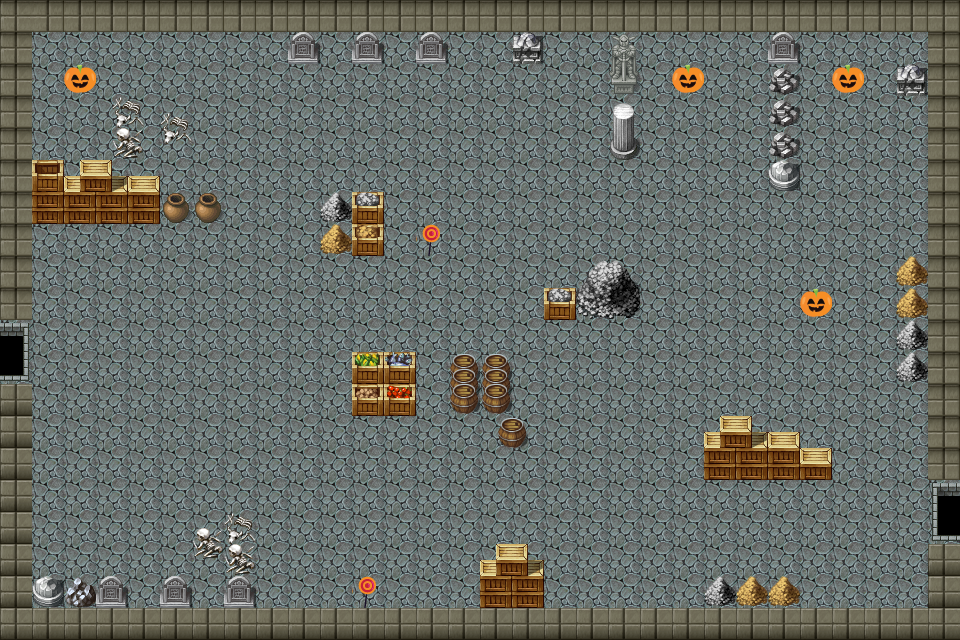

The image is a tile-based game level rendered from a .tmx file. Its description and complete source (layers, tilesets, objects, tile grids) follow:
An orthogonal 30x20 tile map with 32x32 px tiles, 4 tile layers (ground, fence, obstacle, itemLayer), 5 tilesets and 6 objects (ghost1, ghost2, bat1, bat2, bat3, ...).

<map version="1.5" tiledversion="1.7.2" orientation="orthogonal" renderorder="right-down" width="30" height="20" tilewidth="32" tileheight="32" infinite="0" nextlayerid="7" nextobjectid="11">
 <editorsettings>
  <export target="underground.json" format="json" />
 </editorsettings>
 <tileset firstgid="1" name="decoration" tilewidth="32" tileheight="32" tilecount="2016" columns="32">
  <image source="decoration.png" width="1024" height="2016" />
 </tileset>
 <tileset firstgid="2017" name="Scenery" tilewidth="32" tileheight="32" tilecount="256" columns="16">
  <image source="Scenery.png" width="512" height="512" />
 </tileset>
 <tileset firstgid="2273" name="pipoya" tilewidth="32" tileheight="32" tilecount="1064" columns="8">
  <image source="pipoya.png" width="256" height="4256" />
 </tileset>
 <tileset firstgid="3337" name="grass" tilewidth="32" tileheight="32" tilecount="192" columns="16">
  <image source="grass.png" width="512" height="384" />
 </tileset>
 <tileset firstgid="3529" name="item" tilewidth="32" tileheight="32" tilecount="16" columns="4">
  <image source="item.png" width="128" height="128" />
 </tileset>
 <layer id="1" name="ground" width="30" height="20">
  <data encoding="csv">
80,80,80,80,80,80,80,80,80,80,80,80,80,80,80,80,80,80,80,80,80,80,80,80,80,80,80,80,80,80,
80,80,80,80,80,80,80,80,80,80,80,80,80,80,80,80,80,80,80,80,80,80,80,80,80,80,80,80,80,80,
80,80,80,80,80,80,80,80,80,80,80,80,80,80,80,80,80,80,80,80,80,80,80,80,80,80,80,80,80,80,
80,80,80,80,80,80,80,80,80,80,80,80,80,80,80,80,80,80,80,80,80,80,80,80,80,80,80,80,80,80,
80,80,80,80,80,80,80,80,80,80,80,80,80,80,80,80,80,80,80,80,80,80,80,80,80,80,80,80,80,80,
80,80,80,80,80,80,80,80,80,80,80,80,80,80,80,80,80,80,80,80,80,80,80,80,80,80,80,80,80,80,
80,80,80,80,80,80,80,80,80,80,80,80,80,80,80,80,80,80,80,80,80,80,80,80,80,80,80,80,80,80,
80,80,80,80,80,80,80,80,80,80,80,80,80,80,80,80,80,80,80,80,80,80,80,80,80,80,80,80,80,80,
80,80,80,80,80,80,80,80,80,80,80,80,80,80,80,80,80,80,80,80,80,80,80,80,80,80,80,80,80,80,
80,80,80,80,80,80,80,80,80,80,80,80,80,80,80,80,80,80,80,80,80,80,80,80,80,80,80,80,80,80,
80,80,80,80,80,80,80,80,80,80,80,80,80,80,80,80,80,80,80,80,80,80,80,80,80,80,80,80,80,80,
80,80,80,80,80,80,80,80,80,80,80,80,80,80,80,80,80,80,80,80,80,80,80,80,80,80,80,80,80,80,
80,80,80,80,80,80,80,80,80,80,80,80,80,80,80,80,80,80,80,80,80,80,80,80,80,80,80,80,80,80,
80,80,80,80,80,80,80,80,80,80,80,80,80,80,80,80,80,80,80,80,80,80,80,80,80,80,80,80,80,80,
80,80,80,80,80,80,80,80,80,80,80,80,80,80,80,80,80,80,80,80,80,80,80,80,80,80,80,80,80,80,
80,80,80,80,80,80,80,80,80,80,80,80,80,80,80,80,80,80,80,80,80,80,80,80,80,80,80,80,80,80,
80,80,80,80,80,80,80,80,80,80,80,80,80,80,80,80,80,80,80,80,80,80,80,80,80,80,80,80,80,80,
80,80,80,80,80,80,80,80,80,80,80,80,80,80,80,80,80,80,80,80,80,80,80,80,80,80,80,80,80,80,
80,80,80,80,80,80,80,80,80,80,80,80,80,80,80,80,80,80,80,80,80,80,80,80,80,80,80,80,80,80,
80,80,80,80,80,80,80,80,80,80,80,80,80,80,80,80,80,80,80,80,80,80,80,80,80,80,80,80,80,80
</data>
 </layer>
 <layer id="2" name="fence" width="30" height="20">
  <data encoding="csv">
859,860,860,860,860,860,860,860,860,860,860,860,860,860,860,860,860,860,860,860,860,860,860,860,860,860,860,860,860,860,
859,0,0,0,0,0,0,0,0,0,0,0,0,0,0,0,0,0,0,0,0,0,0,0,0,0,0,0,0,860,
859,0,0,0,0,0,0,0,0,0,0,0,0,0,0,0,0,0,0,0,0,0,0,0,0,0,0,0,0,860,
859,0,0,0,0,0,0,0,0,0,0,0,0,0,0,0,0,0,0,0,0,0,0,0,0,0,0,0,0,860,
859,0,0,0,0,0,0,0,0,0,0,0,0,0,0,0,0,0,0,0,0,0,0,0,0,0,0,0,0,860,
859,0,0,0,0,0,0,0,0,0,0,0,0,0,0,0,0,0,0,0,0,0,0,0,0,0,0,0,0,860,
859,0,0,0,0,0,0,0,0,0,0,0,0,0,0,0,0,0,0,0,0,0,0,0,0,0,0,0,0,860,
859,0,0,0,0,0,0,0,0,0,0,0,0,0,0,0,0,0,0,0,0,0,0,0,0,0,0,0,0,860,
859,0,0,0,0,0,0,0,0,0,0,0,0,0,0,0,0,0,0,0,0,0,0,0,0,0,0,0,0,860,
859,0,0,0,0,0,0,0,0,0,0,0,0,0,0,0,0,0,0,0,0,0,0,0,0,0,0,0,0,860,
3410,0,0,0,0,0,0,0,0,0,0,0,0,0,0,0,0,0,0,0,0,0,0,0,0,0,0,0,0,860,
3426,0,0,0,0,0,0,0,0,0,0,0,0,0,0,0,0,0,0,0,0,0,0,0,0,0,0,0,0,860,
891,0,0,0,0,0,0,0,0,0,0,0,0,0,0,0,0,0,0,0,0,0,0,0,0,0,0,0,0,860,
891,0,0,0,0,0,0,0,0,0,0,0,0,0,0,0,0,0,0,0,0,0,0,0,0,0,0,0,0,860,
891,0,0,0,0,0,0,0,0,0,0,0,0,0,0,0,0,0,0,0,0,0,0,0,0,0,0,0,0,860,
891,0,0,0,0,0,0,0,0,0,0,0,0,0,0,0,0,0,0,0,0,0,0,0,0,0,0,0,0,3409,
891,0,0,0,0,0,0,0,0,0,0,0,0,0,0,0,0,0,0,0,0,0,0,0,0,0,0,0,0,3425,
891,0,0,0,0,0,0,0,0,0,0,0,0,0,0,0,0,0,0,0,0,0,0,0,0,0,0,0,0,891,
891,0,0,0,0,0,0,0,0,0,0,0,0,0,0,0,0,0,0,0,0,0,0,0,0,0,0,0,0,891,
891,891,891,891,891,891,891,891,891,891,891,891,891,891,891,891,891,891,891,891,891,891,891,891,891,891,891,891,891,891
</data>
 </layer>
 <layer id="3" name="obstacle" width="30" height="20">
  <data encoding="csv">
0,0,0,0,0,0,0,0,0,0,0,0,0,0,0,0,0,0,0,0,0,0,0,0,0,0,0,0,0,0,
0,0,0,0,0,0,0,0,0,2095,0,2095,0,2095,0,0,1947,0,0,3181,0,0,0,0,2095,0,0,0,0,0,
0,0,0,0,0,0,0,0,0,0,0,0,0,0,0,0,0,0,0,3189,0,0,0,0,1833,0,0,0,1947,0,
0,0,0,2173,2174,2175,0,0,0,0,0,0,0,0,0,0,0,0,0,1610,0,0,0,0,1833,0,0,0,0,0,
0,0,0,2189,2190,2191,0,0,0,0,0,0,0,0,0,0,0,0,0,1642,0,0,0,0,1833,0,0,0,0,0,
0,2195,2196,2197,2198,0,0,0,0,0,0,0,0,0,0,0,0,0,0,0,0,0,0,0,1802,0,0,0,0,0,
0,2211,2212,2213,2214,3130,3130,0,0,0,2219,2220,0,0,0,0,0,0,0,0,0,0,0,0,0,0,0,0,0,0,
0,0,0,0,0,0,0,0,0,0,2217,2218,0,0,0,0,0,0,0,0,0,0,0,0,0,0,0,0,0,0,
0,0,0,0,0,0,0,0,0,0,0,0,0,0,0,0,0,0,1911,1912,0,0,0,0,0,0,0,0,2217,0,
0,0,0,0,0,0,0,0,0,0,0,0,0,0,0,0,0,2220,1943,1944,0,0,0,0,0,0,0,0,2217,0,
0,0,0,0,0,0,0,0,0,0,0,0,0,0,0,0,0,0,0,0,0,0,0,0,0,0,0,0,2219,0,
0,0,0,0,0,0,0,0,0,0,0,2179,2180,0,2130,2130,0,0,0,0,0,0,0,0,0,0,0,0,2219,0,
0,0,0,0,0,0,0,0,0,0,0,2181,2182,0,2146,2146,0,0,0,0,0,0,0,0,0,0,0,0,0,0,
0,0,0,0,0,0,0,0,0,0,0,0,0,0,0,2162,2163,0,0,0,0,0,2196,2197,2198,0,0,0,0,0,
0,0,0,0,0,0,0,0,0,0,0,0,0,0,0,0,0,0,0,0,0,0,2212,2213,2214,2215,0,0,0,0,
0,0,0,0,0,0,0,0,0,0,0,0,0,0,0,0,0,0,0,0,0,0,0,0,0,0,0,0,0,0,
0,0,0,0,0,0,2171,2172,0,0,0,0,0,0,0,0,0,0,0,0,0,0,0,0,0,0,0,0,0,0,
0,0,0,0,0,0,2187,2188,0,0,0,0,0,0,0,2196,2197,0,0,0,0,0,0,0,0,0,0,0,0,0,
0,1802,1858,2095,0,2095,0,2095,0,0,0,0,0,0,0,2212,2213,0,0,0,0,0,2219,2217,2217,0,0,0,0,0,
0,0,0,0,0,0,0,0,0,0,0,0,0,0,0,0,0,0,0,0,0,0,0,0,0,0,0,0,0,0
</data>
 </layer>
 <layer id="5" name="itemLayer" width="30" height="20">
  <data encoding="csv">
0,0,0,0,0,0,0,0,0,0,0,0,0,0,0,0,0,0,0,0,0,0,0,0,0,0,0,0,0,0,
0,0,0,0,0,0,0,0,0,0,0,0,0,0,0,0,0,0,0,0,0,0,0,0,0,0,0,0,0,0,
0,0,3529,0,0,0,0,0,0,0,0,0,0,0,0,0,0,0,0,0,0,3529,0,0,0,0,3529,0,0,0,
0,0,0,0,0,0,0,0,0,0,0,0,0,0,0,0,0,0,0,0,0,0,0,0,0,0,0,0,0,0,
0,0,0,0,0,0,0,0,0,0,0,0,0,0,0,0,0,0,0,0,0,0,0,0,0,0,0,0,0,0,
0,0,0,0,0,0,0,0,0,0,0,0,0,0,0,0,0,0,0,0,0,0,0,0,0,0,0,0,0,0,
0,0,0,0,0,0,0,0,0,0,0,0,0,0,0,0,0,0,0,0,0,0,0,0,0,0,0,0,0,0,
0,0,0,0,0,0,0,0,0,0,0,0,0,3530,0,0,0,0,0,0,0,0,0,0,0,0,0,0,0,0,
0,0,0,0,0,0,0,0,0,0,0,0,0,0,0,0,0,0,0,0,0,0,0,0,0,0,0,0,0,0,
0,0,0,0,0,0,0,0,0,0,0,0,0,0,0,0,0,0,0,0,0,0,0,0,0,3529,0,0,0,0,
0,0,0,0,0,0,0,0,0,0,0,0,0,0,0,0,0,0,0,0,0,0,0,0,0,0,0,0,0,0,
0,0,0,0,0,0,0,0,0,0,0,0,0,0,0,0,0,0,0,0,0,0,0,0,0,0,0,0,0,0,
0,0,0,0,0,0,0,0,0,0,0,0,0,0,0,0,0,0,0,0,0,0,0,0,0,0,0,0,0,0,
0,0,0,0,0,0,0,0,0,0,0,0,0,0,0,0,0,0,0,0,0,0,0,0,0,0,0,0,0,0,
0,0,0,0,0,0,0,0,0,0,0,0,0,0,0,0,0,0,0,0,0,0,0,0,0,0,0,0,0,0,
0,0,0,0,0,0,0,0,0,0,0,0,0,0,0,0,0,0,0,0,0,0,0,0,0,0,0,0,0,0,
0,0,0,0,0,0,0,0,0,0,0,0,0,0,0,0,0,0,0,0,0,0,0,0,0,0,0,0,0,0,
0,0,0,0,0,0,0,0,0,0,0,0,0,0,0,0,0,0,0,0,0,0,0,0,0,0,0,0,0,0,
0,0,0,0,0,0,0,0,0,0,0,3530,0,0,0,0,0,0,0,0,0,0,0,0,0,0,0,0,0,0,
0,0,0,0,0,0,0,0,0,0,0,0,0,0,0,0,0,0,0,0,0,0,0,0,0,0,0,0,0,0
</data>
 </layer>
 <objectgroup id="6" name="objectLayer">
  <object id="1" name="ghost1" x="576" y="566.667">
   <point />
  </object>
  <object id="5" name="ghost2" x="729.333" y="190.667">
   <point />
  </object>
  <object id="6" name="bat1" x="502.667" y="500">
   <point />
  </object>
  <object id="7" name="bat2" x="301.333" y="341.333">
   <point />
  </object>
  <object id="8" name="bat3" x="664" y="429.333">
   <point />
  </object>
  <object id="10" name="bat4" x="878.667" y="234.667">
   <point />
  </object>
 </objectgroup>
</map>
